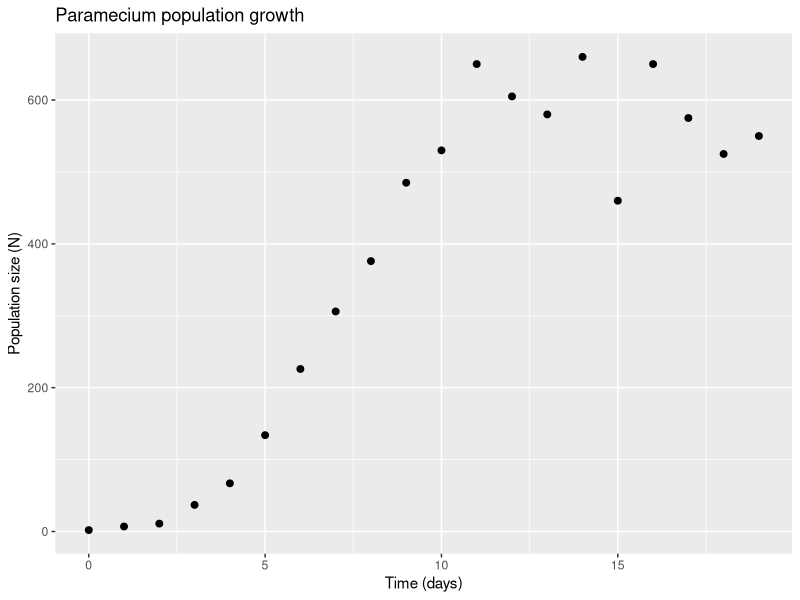
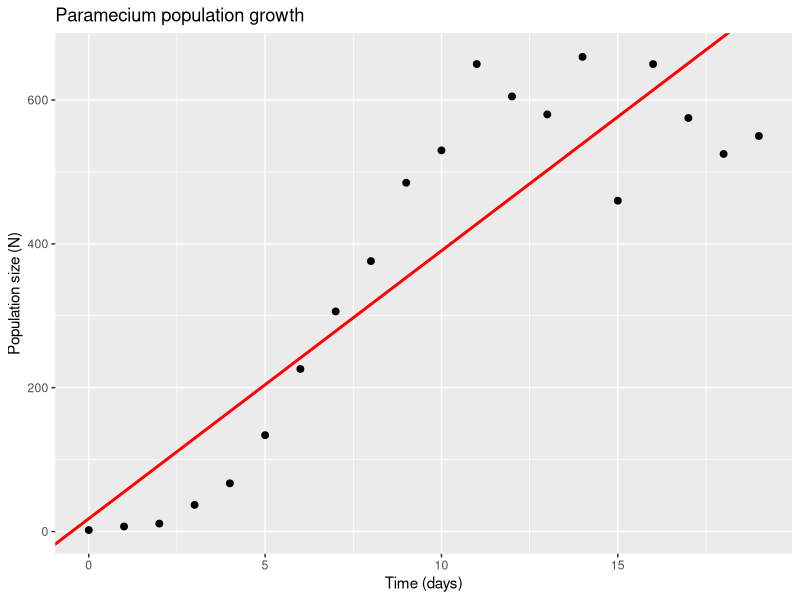
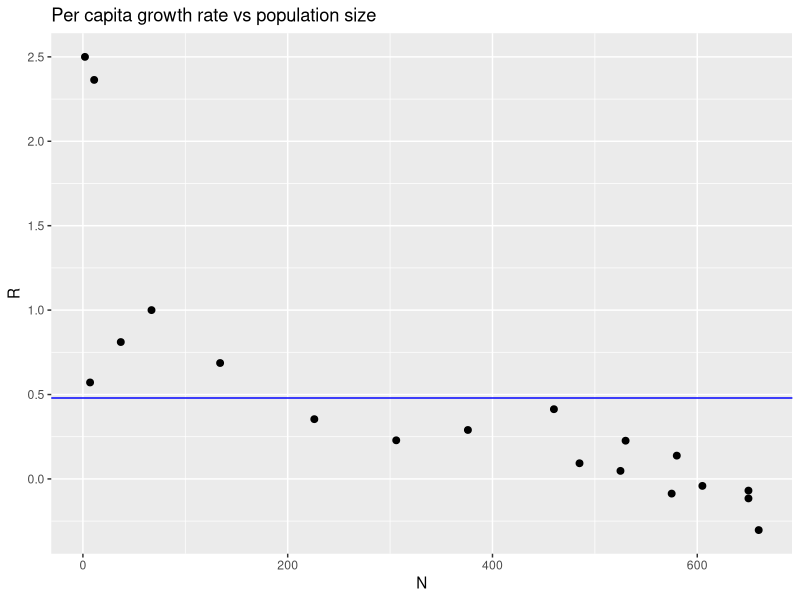
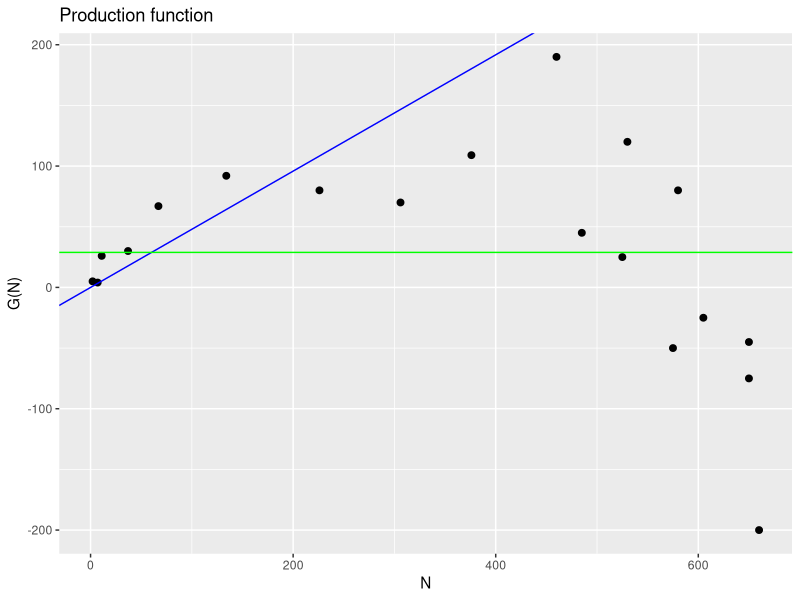
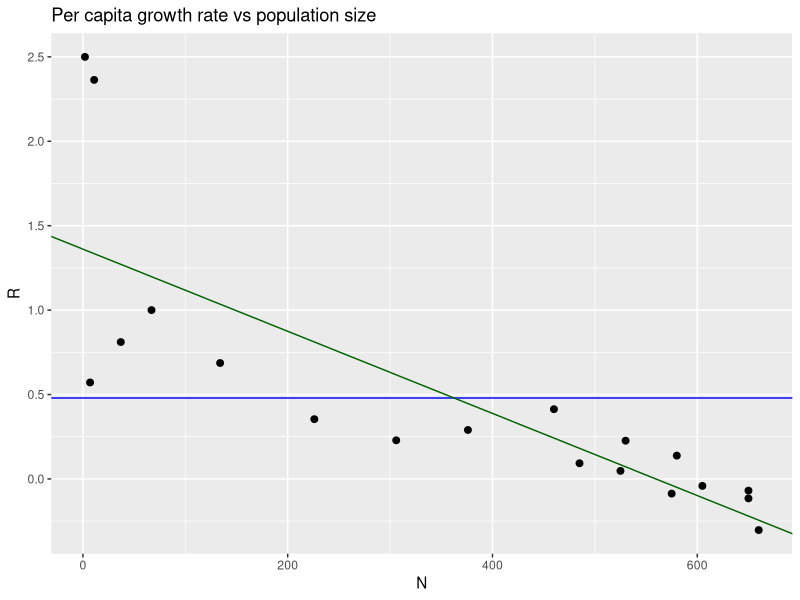
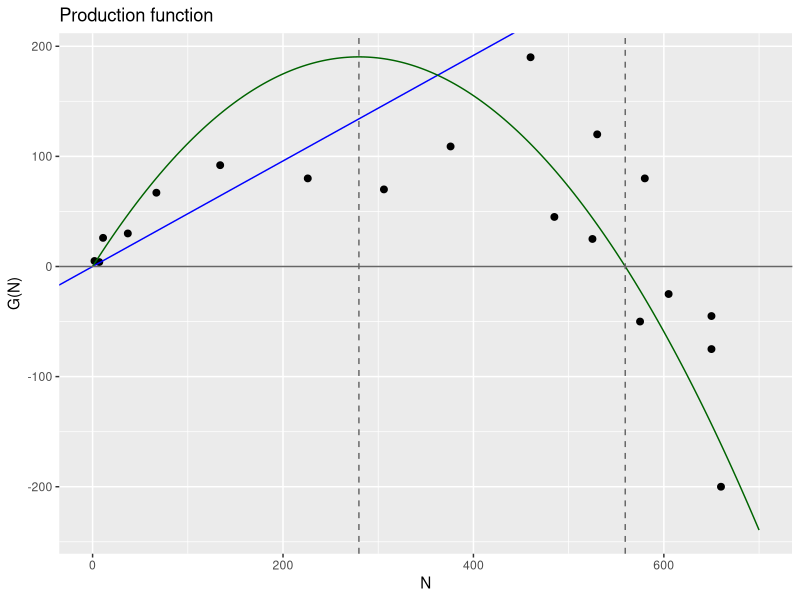
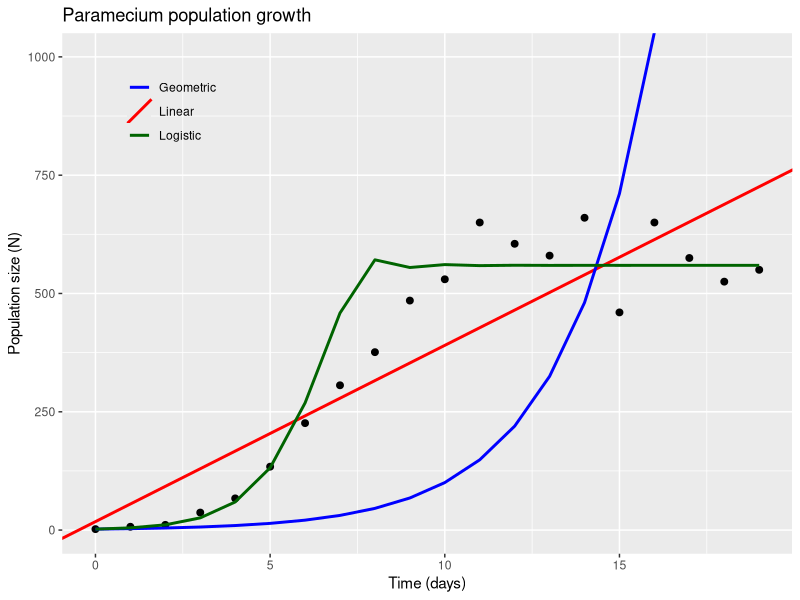
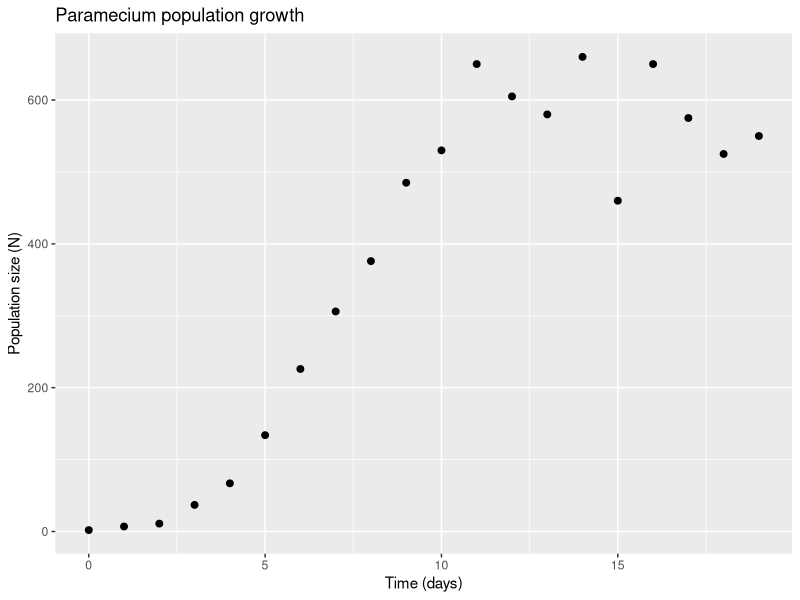

Write the R code that produced these figures, in order.
## ---- chunk 1
knitr::opts_chunk$set(echo = TRUE)
library(ggplot2)
## ---- chunk 2
# Check your current version of R
R.version.string

## ---- chunk 3
# Create the variable from the output of the command
R_version <- R.version.string

# Perform the test
if(R_version == "R version 4.5.1 (2025-06-13)") {
    print("R version 4.5.1")
} else {
    print("You are using a different version of R. Switch to version 4.5.1 to ensure reproducibilty")
  }

## ---- chunk 4
# Set working directory
setwd("~/Documents/teaching/2026/TR3/SC1109/tutorial_2")

# Import the dataset which is located in this directory
paramecium <- read.csv("Paramecium_aurelia.csv")

## ---- chunk 5
# Load the ggplot2 library
library(ggplot2)

# Produce a simple scatter plot of the data using ggplot
p1 <- ggplot(paramecium, aes(x = Time..days., y = Paramecium)) +
  geom_point(size = 2) +
  labs(x = "Time (days)",
       y = "Population size (N)",
       title = "Paramecium population growth")

# Display the plot
p1

# Save the plot as an image file to our working directory.
ggsave("paramecium_growth_n_vs_time.png", plot = p1, width = 1600/300, height = 1200/300, dpi = 300)

## ---- chunk 6
# Model a linear fit 
linear_fit <- lm(Paramecium ~ Time..days., data = paramecium)

# Then have a look at the results
linear_fit

## ---- chunk 7
# Produce the same scatter plot of the data using ggplot
p2 <- ggplot(paramecium, aes(x = Time..days., y = Paramecium)) +
  geom_point(size = 2) +
  # Overlay the trendline using the coefficients from linear_fit
  geom_abline(intercept = coef(linear_fit)[1],
              slope = coef(linear_fit)[2],
              color = "red", linewidth = 1) +
  labs(x = "Time (days)",
       y = "Population size (N)",
       title = "Paramecium population growth")

# Display the plot
p2

# Save the plot as an image
ggsave("paramecium_growth_linear.png", plot = p2, width = 1600/300, height = 1200/300, dpi = 300)

# Check out the R2 (Multiple R2) value
summary(linear_fit)

# And let's save coefficient stats as a text file in csv format
write.csv(
  coef(summary(linear_fit)),
  "linear_model_coefficients.csv"
)

## ---- chunk 8
# Create an integer vector of all but the final number of observations
N_t <- paramecium$Paramecium[-20]

# Calculate lambda (N_t+1/N_t)
lambda <- paramecium$Paramecium[-1] / N_t

# Calculate R
R <- lambda - 1

# Put N_t and R into a data frame for ggplot
geo_df <- data.frame(N_t = N_t, R = R)

# Plot N vs R
p3 <- ggplot(geo_df, aes(x = N_t, y = R)) +
  geom_point(size = 2) +
  # Fit geometric growth model - constant R
  geom_hline(yintercept = mean(R), color = "blue") +
  labs(x = "N", y = "R", title = "Per capita growth rate vs population size")

# Display the plot
p3

# And again, save this plot as an image
ggsave("paramecium_growth_geometric_n_vs_r.png", plot = p3, width = 1600/300, height = 1200/300, dpi = 300)

## ---- chunk 9
# Calculate G(N) as RN
GN <- R*N_t

# Put N_t and GN into a data frame for ggplot
prod_df <- data.frame(N_t = N_t, GN = GN)

# Plot N vs G(N)
p4 <- ggplot(prod_df, aes(x = N_t, y = GN)) +
  geom_point(size = 2) +
  # Geometric: G(N) = RN, a straight line through the origin with a slope calculated from the mean of R
  geom_abline(intercept = 0, slope = mean(R), color = "blue") +
  # Also plot the R2 base line at mean(GN)
  geom_hline(yintercept = mean(GN), color = "green") +
  labs(x = "N", y = "G(N)", title = "Production function")

# Display the plot
p4

# And save
ggsave("paramecium_growth_production_function.png", plot = p4, width = 1600/300, height = 1200/300, dpi = 300)

## ---- chunk 10
# Calculate R2 value
# Predicted G(N) from the geometric model
pred_geo <- mean(R) * N_t

# Calculate residual sum of squares
rss <- sum((GN - pred_geo)^2)

# Calculate total sum of squares
tss <- sum((GN - mean(GN))^2)

# Calculate the R2
1 - rss/tss

## ---- chunk 11
# Fit the linear relationship between R and N
R_fit <- lm(R ~ N_t)

# Plot N vs R
p5 <- ggplot(geo_df, aes(x = N_t, y = R)) +
  geom_point(size = 2) +
  # Fit geometric growth model - constant R
  geom_hline(yintercept = mean(R), color = "blue") +
  # Fit the logistic model - R declines as population density increases
  geom_abline(intercept = coef(R_fit)[1], slope = coef(R_fit)[2], color = "darkgreen") +
  labs(x = "N", y = "R", title = "Per capita growth rate vs population size")

# Display the plot
p5

# Save
ggsave("paramecium_growth_logistic_n_vs_r.png", plot = p5, width = 1600/300, height = 1200/300, dpi = 300)

## ---- chunk 12
# R at N=0
R0 <- coef(R_fit)[1]

# Carrying capacity K at x intercept which is -R0/slope
# Wrap it in as.numeric() to ensure you just get a numeric result
K  <- as.numeric(-coef(R_fit)[1] / coef(R_fit)[2])

# Smooth sequence of N values to draw the curve through
N_seq <- seq(0, 700, length.out = 200)

# Put the logistic curve into a data frame for ggplot
logistic_curve <- data.frame(
  N_seq = N_seq,
  G_logistic = R0 * (1 - N_seq/K) * N_seq
)

# Plot N vs G(N)
p6 <- ggplot(prod_df, aes(x = N_t, y = GN)) +
  geom_point(size = 2) +
  # Geometric: G(N) = RN, a straight line through the origin with a slope calculated from the mean of R
  geom_abline(intercept = 0, slope = mean(R), color = "blue") +
  # Now plot the line using the logistic growth equation
  geom_line(data = logistic_curve, aes(x = N_seq, y = G_logistic), color = "darkgreen") +
  # Include a horizontal at G(N) = 0
  geom_hline(yintercept = 0, color = "grey40") +
  # Include vertical lines at K and K/2
  geom_vline(xintercept = K, color = "grey40", linetype = "dashed") +
  geom_vline(xintercept = K/2, color = "grey40", linetype = "dashed") +
  labs(x = "N", y = "G(N)", title = "Production function")

# Display the plot
p6

# Save
ggsave("paramecium_growth_all_models_gn_vs_n.png", plot = p6, width = 1600/300, height = 1200/300, dpi = 300)

## ---- chunk 13
# Set up empty vectors to hold the projected population size numbers
geometric_pred <- numeric(20)
logistic_pred <- numeric(20)

# Initiate both models at 2 to reflect the initial population size in the data
geometric_pred[1] <- 2
logistic_pred[1] <- 2

# Model expected population growth under the geometric model. G(N) = RN so we add R multiplied by the current population size number of individuals each day
for (i in 1:19) {
  geometric_pred[i + 1] <- geometric_pred[i] + mean(R) * geometric_pred[i]
}

# Model expected population growth under the logistic model. G(N) = R0(1 - N/K)N so the rate at which individuals are added per day (G(N)), changes relative to the current population size and the carrying capacity of the environment
for (i in 1:19) {
  logistic_pred[i + 1] <- logistic_pred[i] + R0 * (1 - logistic_pred[i]/K) * logistic_pred[i]
}

## ---- chunk 14
print(geometric_pred)

## ---- chunk 15
geometric_pred[1]

## ---- chunk 16
2 + mean(R) *2
## ---- chunk 17
geometric_pred[2] == 2 + mean(R) * 2

## ---- chunk 18
# Put the geometric and logistic predictions into a data frame for ggplot
pred_df <- data.frame(
  Time = 0:19,
  Geometric = geometric_pred,
  Logistic = logistic_pred
)

# Produce the same scatter plot of the data
p7 <- ggplot(paramecium, aes(x = Time..days., y = Paramecium)) +
  geom_point(size = 2) +
  # First, fit the linear model
  geom_abline(aes(intercept = coef(linear_fit)[1], slope = coef(linear_fit)[2], color = "Linear"),
              linewidth = 1) +
  # Next, the geometric model predicted curve
  geom_line(data = pred_df, aes(x = Time, y = Geometric, color = "Geometric"), linewidth = 1) +
  # And finally the logistic model predicted curve
  geom_line(data = pred_df, aes(x = Time, y = Logistic, color = "Logistic"), linewidth = 1) +
  # Add a legend
  scale_color_manual(name = NULL, values = c("Linear" = "red", "Geometric" = "blue", "Logistic" = "darkgreen")) +
  # Add labels
  labs(x = "Time (days)", y = "Population size (N)", title = "Paramecium population growth") +
  # Limit y axis to 1000 as the geometric line gets out of control by day 19
  coord_cartesian(ylim = c(0, 1000)) +
  # Set the position of the legend
  theme(legend.position = c(0.15, 0.85), legend.background = element_blank())

# Display the plot
p7

# Save
ggsave("paramecium_growth_all_models_n_vs_time.png", plot = p7, width = 1600/300, height = 1200/300, dpi = 300)

## ---- chunk 19
# Total sum of squares for N vs time
tss_N <- sum((paramecium$Paramecium - mean(paramecium$Paramecium))^2)

# Calculate R² values
r2_linear <- 1 - sum((paramecium$Paramecium - fitted(linear_fit))^2) / tss_N
r2_geometric <- 1 - sum((paramecium$Paramecium - geometric_pred)^2) / tss_N
r2_logistic <- 1 - sum((paramecium$Paramecium - logistic_pred)^2) / tss_N

# Create table
r2_results <- data.frame(
  Model = c("Linear", "Geometric", "Logistic"),
  R_squared = c(r2_linear, r2_geometric, r2_logistic)
)

# Have a look at the results
r2_results

# Save as CSV
write.csv(r2_results,
          "model_r2_results.csv",
          row.names = FALSE)
